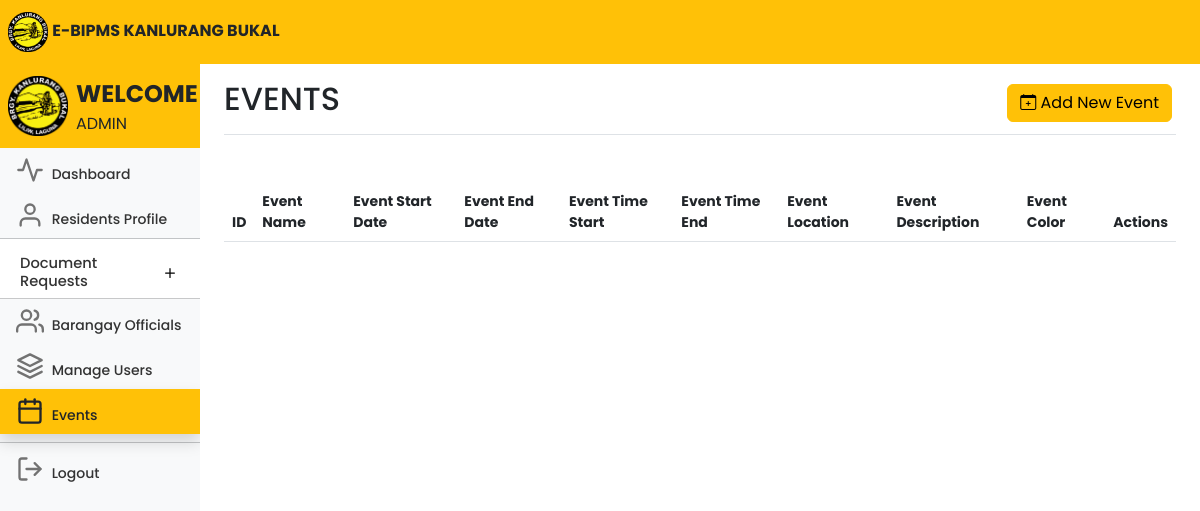
/adminevents.php (signed in), run on an earlier commit of the app's database.
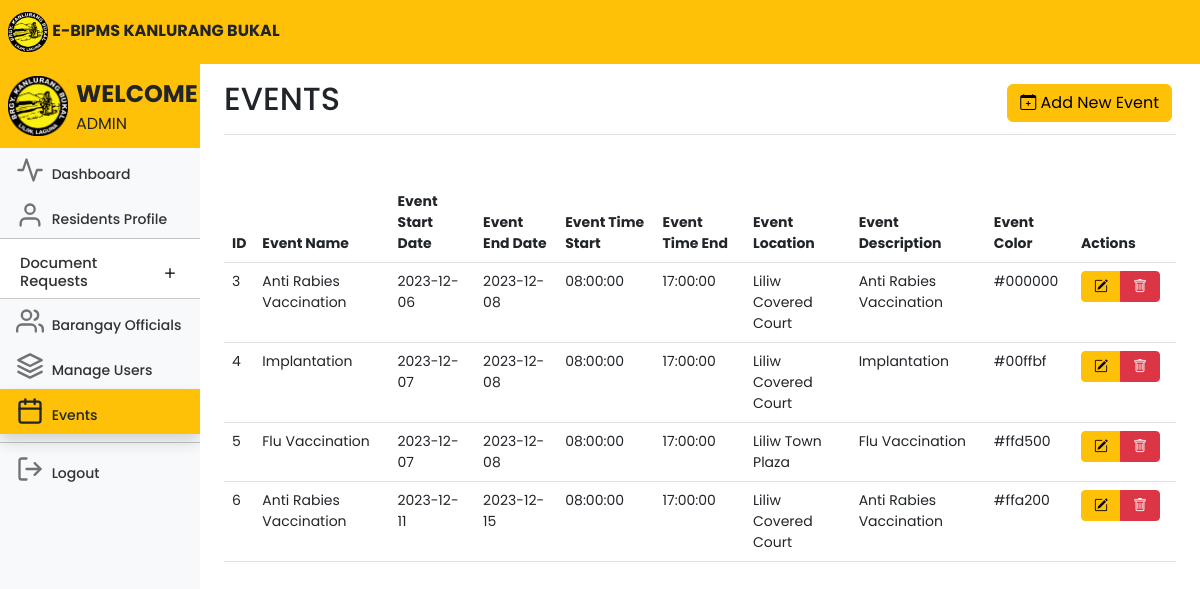
And on a later commit of the database.
### tables this page shows
CREATE TABLE `events` (
  `id` int(11) NOT NULL,
  `eventname` varchar(255) DEFAULT NULL,
  `eventdatestart` date DEFAULT NULL,
  `eventdateend` date DEFAULT NULL,
  `eventtimestart` time NOT NULL,
  `eventtimeend` time NOT NULL,
  `eventlocation` varchar(255) DEFAULT NULL,
  `eventdescription` text DEFAULT NULL,
  `eventcolor` varchar(7) NOT NULL,
  `status` tinyint(2) NOT NULL
);

### adminevents.php (the view, shortened to what the changed rows need)
<!DOCTYPE html>
<html lang="en">
<head>
    <link rel="stylesheet" href="https://cdn.jsdelivr.net/npm/bootstrap-icons@1.7.2/font/bootstrap-icons.css">
    <link href="css/bootstrap.min.css" rel="stylesheet">
    <link rel="stylesheet" href="https://cdnjs.cloudflare.com/ajax/libs/animate.css/4.1.1/animate.min.css" />
    <link rel="stylesheet" href="css/style.css">
    <link rel="stylesheet" href="https://site-assets.fontawesome.com/releases/v6.4.2/css/all.css">
    <link rel="stylesheet" href="https://site-assets.fontawesome.com/releases/v6.4.2/css/sharp-solid.css">
    <link rel="stylesheet" href="https://site-assets.fontawesome.com/releases/v6.4.2/css/sharp-regular.css">
    <link rel="stylesheet" href="https://site-assets.fontawesome.com/releases/v6.4.2/css/sharp-light.css">
    <link href="dashboard.css" rel="stylesheet">
    <link rel="stylesheet" href="DataTables/datatables.css" />
    <link rel="stylesheet" href="https://cdn.datatables.net/1.13.4/css/dataTables.bootstrap5.min.css" />
</head>
<body>
    <div class="container-fluid">
        <div class="row">
            <nav id="sidebarMenu" class="col-md-3 col-lg-2 d-md-block bg-body-tertiary sidebar collapse">
                <div class="position-sticky pt-2 mt-2 sidebar-sticky bg-light">
                    <ul class="nav flex-column">
                        <li class="nav-item fs-7">
                            <div class="accordion accordion-flush" id="accordionFlushExample">
                                <div class="accordion-item">
                                    <h2 class="accordion-header fs-7">
                                        <button class="accordion-button collapsed fs-7 pt-3 pb-2 nav-link"
                                            style="font-size:11pt;" type="button" data-bs-toggle="collapse"
                                            data-bs-target="#flush-collapseOne" aria-expanded="false"
                                            aria-controls="flush-collapseOne">
                                            Document Requests
                                        </button>
                                    </h2>
                                </div>
                        </li>
                    </ul>
                </div>
            </nav>
            <main class="col-md-9 ms-sm-auto col-lg-10 px-md-4">
                <div
                    class="d-flex justify-content-between flex-wrap flex-md-nowrap align-items-center pt-3 pb-2 mb-3 border-bottom">
                    <h1 style="text-transform: uppercase;" class="h2">Events</h1>
                </div>
                <div class="table-responsive">
                    <table id="myTable" class="table table-md" style="width:100%">
                        <thead>
                            <tr>
                                <th scope="col">ID</th>
                                <th scope="col">Event Name</th>
                                <th scope="col">Event Start Date</th>
                                <th scope="col">Event End Date</th>
                                <th scope="col">Event Time Start</th>
                                <th scope="col">Event Time End</th>
                                <th scope="col">Event Location</th>
                                <th scope="col">Event Description</th>
                                <th scope="col">Event Color</th>
                                <th scope="col">Actions</th>
                            </tr>
                        </thead>
                        <tbody>
                            <?php
                            include 'conn.php';
                            $query = "SELECT * FROM events";
                            $query_run = mysqli_query($conn, $query);
                            if (mysqli_num_rows($query_run) > 0) {
                                foreach ($query_run as $items) {
                                    ?>
                                    <tr>
                                        <td>
                                            <?= $items['id']; ?>
                                        </td>
                                        <td>
                                            <?= $items['eventname']; ?>
                                        </td>
                                        <td>
                                            <?= $items['eventdatestart']; ?>
                                        </td>
                                        <td>
                                            <?= $items['eventdateend']; ?>
                                        </td>
                                        <td>
                                            <?= $items['eventtimestart']; ?>
                                        </td>
                                        <td>
                                            <?= $items['eventtimeend']; ?>
                                        </td>
                                        <td>
                                            <?= $items['eventlocation']; ?>
                                        </td>
                                        <td>
                                            <?= $items['eventdescription']; ?>
                                        </td>
                                        <td>
                                            <?= $items['eventcolor']; ?>
                                        </td>
                                        <td class="text-right">
                                            <div class="btn-group me-2">
                                                <button type="button" class="btn btn-warning btn-sm editbtn"
                                                    data-bs-target="#editModal" style="width: 40px;"><i
                                                        class="bi bi-pencil-square"></i></button>
                                                <button type="button" class="btn btn-danger btn-sm deletebtn"
                                                    style="width: 40px;"><i class="bi bi-trash"></i></button>
                                            </div>
                                        </td>
                                    </tr>
                                    <?php
                                }
                            }
                            ?>
                        </tbody>
                    </table>
                </div>
        </div>
    </div>
</body>
</html>

What changed in the data, as far as the page shows it:
added events: id "3", eventname "Anti Rabies Vaccination", eventdatestart "2023-12-06", eventdateend "2023-12-08", eventtimestart "08:00:00", eventtimeend "17:00:00", eventlocation "Liliw Covered Court", eventdescription "Anti Rabies Vaccination", eventcolor "#000000"
added events: id "4", eventname "Implantation", eventdatestart "2023-12-07", eventdateend "2023-12-08", eventtimestart "08:00:00", eventtimeend "17:00:00", eventlocation "Liliw Covered Court", eventdescription "Implantation", eventcolor "#00ffbf"
added events: id "5", eventname "Flu Vaccination", eventdatestart "2023-12-07", eventdateend "2023-12-08", eventtimestart "08:00:00", eventtimeend "17:00:00", eventlocation "Liliw Town Plaza", eventdescription "Flu Vaccination", eventcolor "#ffd500"
added events: id "6", eventname "Anti Rabies Vaccination", eventdatestart "2023-12-11", eventdateend "2023-12-15", eventtimestart "08:00:00", eventtimeend "17:00:00", eventlocation "Liliw Covered Court", eventdescription "Anti Rabies Vaccination", eventcolor "#ffa200"
